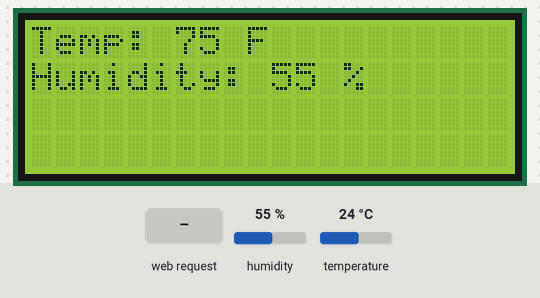
Bench run of a program on a simulated Raspberry Pi Pico running MicroPython. On the bench: 20×4 character LCD. The test bench sets the inputs (shaded band); at power-on: humidity 55 %, temperature 24 °C. WiFi joins after 1.5 s; random numbers come from a fixed seed; library files of the repository ran but are not shown: lcd_api.py, pico_i2c_lcd.py; what the program prints to the serial console is not drawn.

Above: at 5.6 s.
5.7 s: humidity set to 22 %
At 12.3 s:
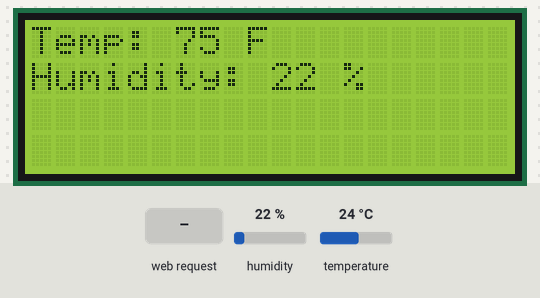
12.6 s: HTTP request GET / received
At 17.0 s:
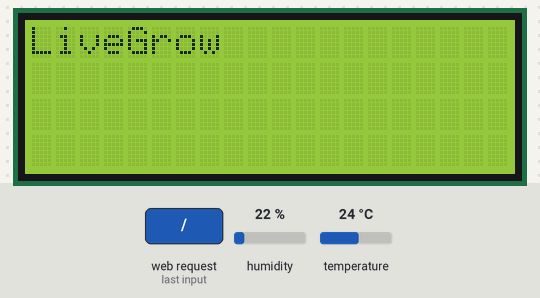
22.3 s: temperature set to 12 °C
At 27.5 s:
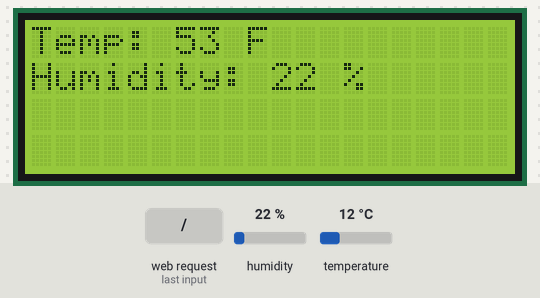
Timing chart, 0 to 29.0 s (numbered marks = the images above; inputs shaded):
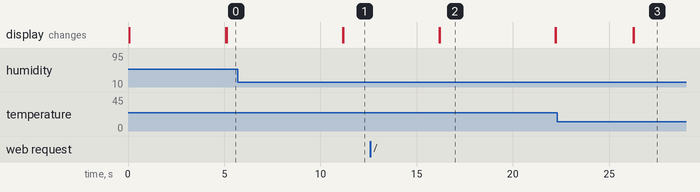

Measured:
- what the display in image 2 shows lasts 6.0 s, from 16.2 s to 22.2 s

The program:

main.py
```python
import utime
import network
import socket
import urandom
from machine import Pin, I2C
from dht import DHT11
from lcd_api import LcdApi
from pico_i2c_lcd import I2cLcd

# --- LCD Setup ---
I2C_ADDR     = 0x27
I2C_NUM_ROWS = 4
I2C_NUM_COLS = 20

try:
    i2c = I2C(0, sda=Pin(0), scl=Pin(1), freq=400000)
    lcd = I2cLcd(i2c, I2C_ADDR, I2C_NUM_ROWS, I2C_NUM_COLS)
    # Initial LCD test
    lcd.clear()
    lcd.putstr("LiveGrow")
    utime.sleep(2)
except Exception as e:
    print("LCD initialization error:", e)
    raise

# --- DHT11 Setup ---
dataPin = 16
sensorPin = Pin(dataPin, Pin.OUT, Pin.PULL_DOWN)
sensor = DHT11(sensorPin)

# --- Wi-Fi Setup ---
SSID = ""
PASSWORD = ""

def connect_wifi():
    wlan = network.WLAN(network.STA_IF)
    if not wlan.active():
        wlan.active(True)

    if not wlan.isconnected():
        print("Connecting to WiFi...")
        wlan.connect(SSID, PASSWORD)
        max_wait = 15
        while max_wait > 0:
            if wlan.status() >= 3:  # Connected
                break
            print("Waiting for connection...")
            max_wait -= 1
            utime.sleep(1)

    if wlan.status() != 3:
        print("WiFi connection failed, retrying...")
        return None
    else:
        print("Connected. IP:", wlan.ifconfig()[0])
        return wlan

def setup_socket():
    addr = socket.getaddrinfo('0.0.0.0', 80)[0][-1]
    s = socket.socket()
    s.bind(addr)
    s.listen(1)
    s.settimeout(1)
    print("Socket ready on port 80")
    return s

# --- Initialize ---
wlan = connect_wifi()
s = setup_socket() if wlan else None

# --- Message Storage ---
LCD_COLS = 16
LCD_ROWS = 2
message = "No message"


def split_message(msg, cols=16):
    if not msg.strip():
        return [""]
    words = msg.split()
    lines = []
    current_line = ""
    for word in words:
        if len(word) > cols:
            if current_line:
                lines.append(current_line.rstrip())
                current_line = ""
            lines.append(word[:cols])
            continue
        space_needed = len(current_line) + (1 if current_line else 0) + len(word)
        if space_needed <= cols:
            current_line = current_line + " " + word if current_line else word
        else:
            if current_line:
                lines.append(current_line)
            current_line = word
    if current_line:
        lines.append(current_line)
    return lines

def display_scrolling_message(msg, delay=3):
    try:
        lines = split_message(msg, LCD_COLS)
        if not lines:
            lcd.clear()
            lcd.putstr("No message")
            return
        if len(lines) <= LCD_ROWS:
            lcd.clear()
            for i, line in enumerate(lines):
                lcd.move_to(0, i)
                lcd.putstr(line[:LCD_COLS])
            utime.sleep(delay)
            return
        for start in range(0, len(lines), LCD_ROWS):
            lcd.clear()
            for i in range(LCD_ROWS):
                if start + i < len(lines):
                    lcd.move_to(0, i)
                    line = lines[start + i]
                    lcd.putstr(line[:LCD_COLS])
            utime.sleep(delay)
    except Exception as e:
        print(f"Display scrolling error: {e}")
        lcd.clear()
        lcd.putstr("Display Error")
        utime.sleep(2)

def display_sensor_readings():
    try:
        sensor.measure()
        tempC = sensor.temperature()
        tempF = int(tempC * 9 / 5 + 32)
        hum = sensor.humidity()
        lcd.clear()
        lcd.putstr("Temp: {} F\n".format(tempF))
        lcd.putstr("Humidity: {} %".format(hum))
        utime.sleep(5)
    except Exception as e:
        print("Sensor Error:", e)
        lcd.clear()
        lcd.putstr("Sensor Error")
        utime.sleep(2)

# --- Main Loop ---
while True:
    try:
        # 🔹 Reconnect Wi-Fi if dropped
        if not wlan or wlan.status() != 3:
            print("Reconnecting WiFi...")
            wlan = connect_wifi()
            if wlan:
                s = setup_socket()
            else:
                utime.sleep(5)
                continue

        # 🔹 Socket handling
        try:
            cl, addr = s.accept()
            print('Client connected from', addr)
            request = cl.recv(1024).decode()

              # Parse GET request for user and message
            if 'GET /' in request:
                # --- Extract 'user' ---
                user = ""
                start = request.find('user=')
                if start != -1:
                    start += len('user=')
                    end_amp = request.find('&', start)
                    end_space = request.find(' ', start)
                    if end_amp != -1:
                        end = end_amp
                    elif end_space != -1:
                        end = end_space
                    else:
                        end = len(request)
                    user = request[start:end].replace('+', ' ').replace('%20', ' ')

                # --- Extract 'message' ---
                msg = ""
                start = request.find('message=')
                if start != -1:
                    start += len('message=')
                    end_amp = request.find('&', start)
                    end_space = request.find(' ', start)
                    if end_amp != -1:
                        end = end_amp
                    elif end_space != -1:
                        end = end_space
                    else:
                        end = len(request)
                    msg = request[start:end].replace('+', ' ').replace('%20', ' ')

                if msg:
                    message = msg
                    print(f"{user}: {message}")
                    display_scrolling_message(f"{user}: {message}")

            cl.send('HTTP/1.0 200 OK\r\nContent-type: text/plain\r\n\r\n')
            cl.send('Message received')
            cl.close()

        except OSError as e:
            if e.args[0] == 110:  # timeout
                pass
            else:
                print("Socket error:", e)
                s.close()
                s = setup_socket()  # 🔹 Reset socket

        # --- Random display selection ---
        r = urandom.getrandbits(7) % 100
        if r < 5:
            display_scrolling_message(message)
        elif r < 15:
            lcd.clear()
            lcd.putstr("LiveGrow")
            utime.sleep(5)
        else:
            display_sensor_readings()

    except Exception as e:
        print("Main loop error:", e)
        lcd.clear()
        lcd.putstr("Main Error")
        utime.sleep(2)
```
